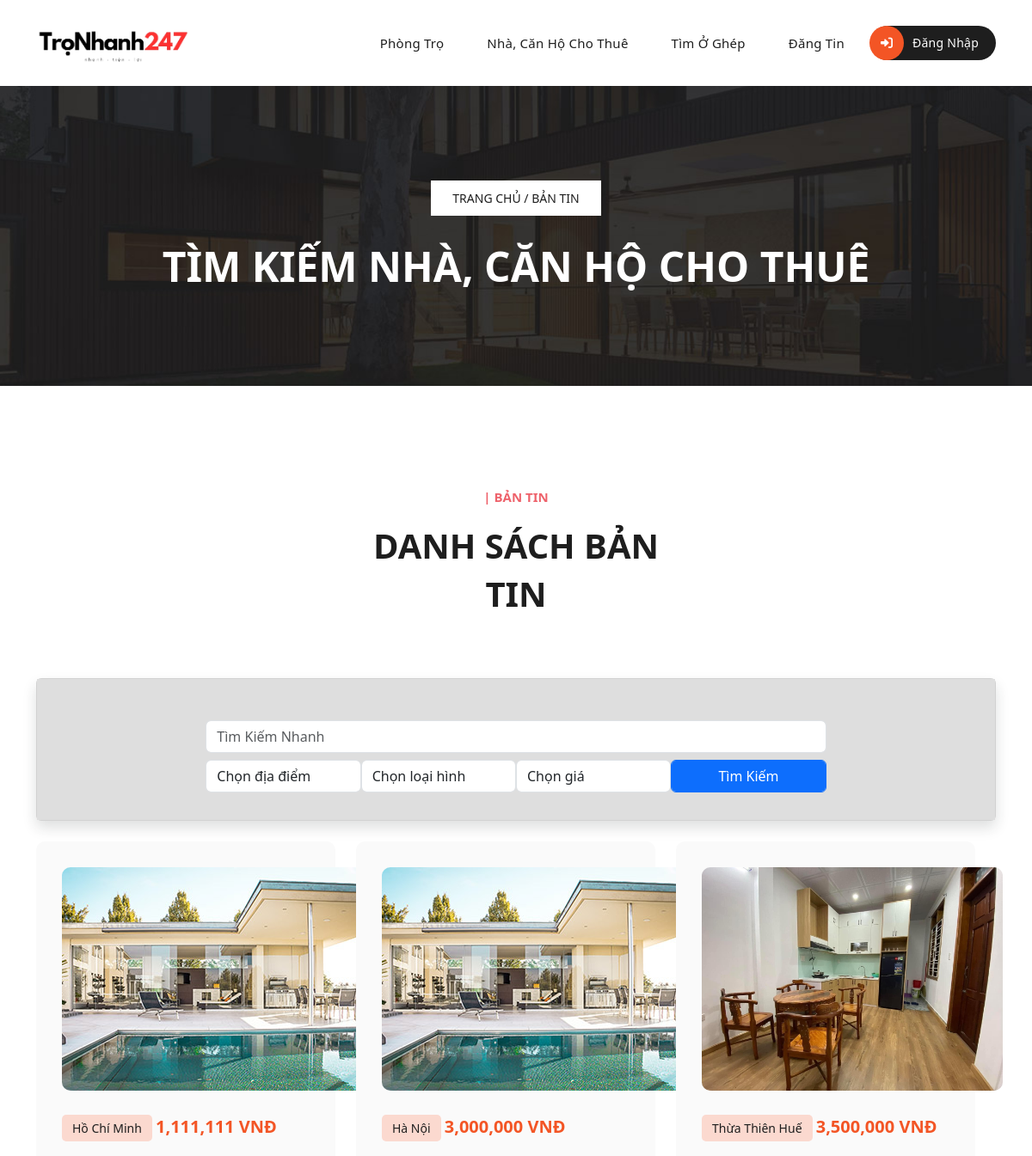
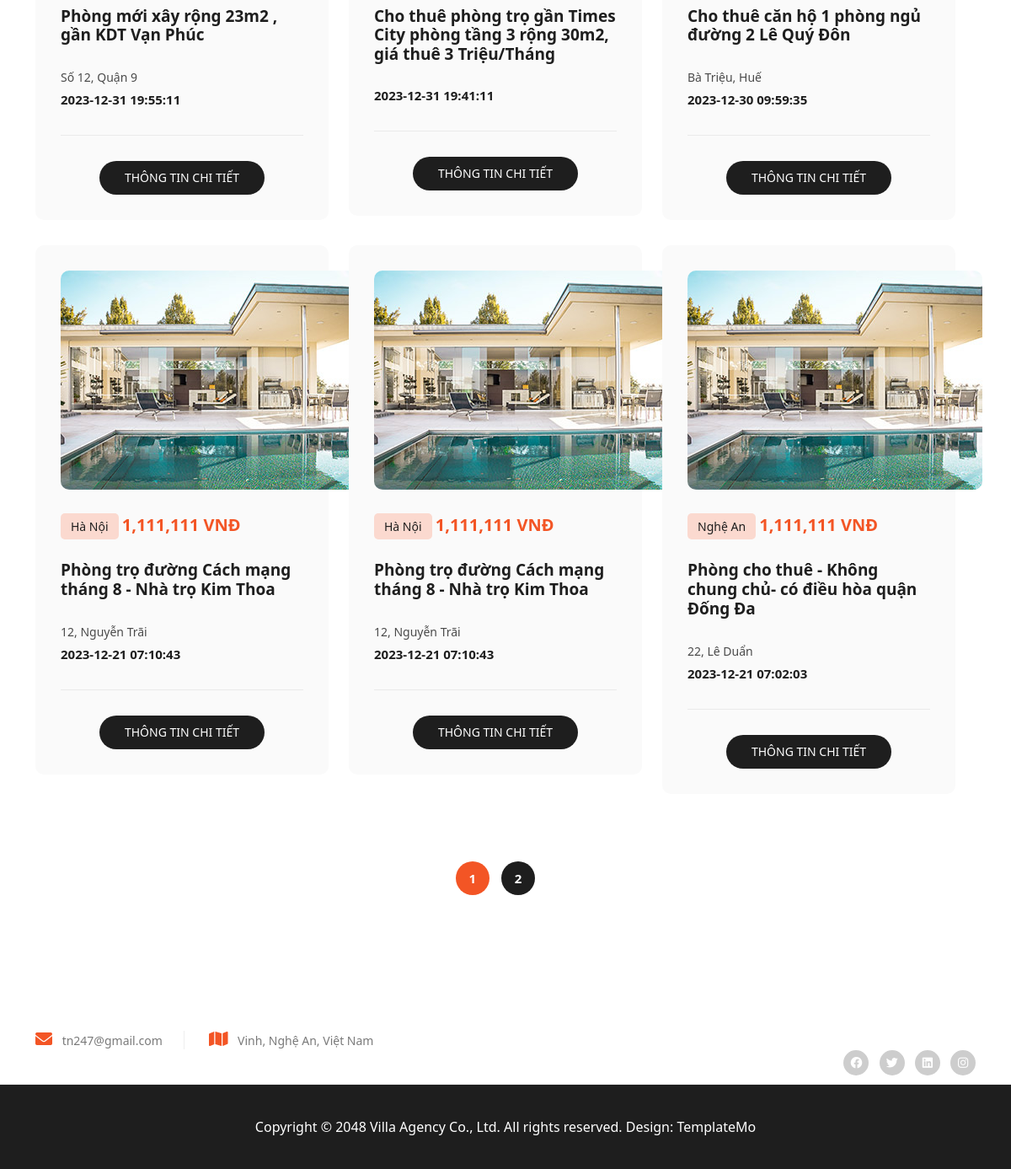
Page /bantin1.php on the committed database (2 pictures, top to bottom).
### tables this page shows
CREATE TABLE `tblmenu` (
  `MenuID` int(10) NOT NULL,
  `MenuName` varchar(100) NOT NULL,
  `Levels` int(20) NOT NULL,
  `IsActive` int(10) NOT NULL,
  `Link` varchar(250) NOT NULL,
  `Position` int(10) NOT NULL
);

CREATE TABLE `tbltindv` (
  `TinID` int(100) NOT NULL,
  `Tk_ID` int(100) NOT NULL,
  `Tin_title` varchar(255) NOT NULL,
  `Tin_chitiet` text NOT NULL,
  `Ltin_ID` int(10) NOT NULL,
  `Tin_hinhthuc` varchar(255) NOT NULL,
  `Tin_diachi` varchar(250) NOT NULL,
  `Tin_diachichitiet` varchar(255) NOT NULL,
  `Tin_gia` varchar(250) NOT NULL,
  `Tin_dientich` int(100) NOT NULL,
  `Tin_phong` int(100) NOT NULL,
  `Tin_toida` int(100) NOT NULL,
  `Tin_phongtrong` int(100) NOT NULL,
  `Tin_tuquan` int(10) NOT NULL,
  `Tin_time` datetime NOT NULL,
  `Tttindv_ID` int(10) NOT NULL,
  `Tin_image1` varchar(255) NOT NULL,
  `Tin_image2` varchar(255) NOT NULL,
  `Tin_image3` varchar(255) NOT NULL,
  `Tin_gtuutien` int(100) NOT NULL,
  `Description` varchar(255) NOT NULL,
  `Tin_svip` int(100) NOT NULL,
  `Tin_trangthai` int(100) NOT NULL
);

### bantin1.php (the view, shortened to what this page needs)
<?php include("header.php");
?>
<div class="page-heading header-text">
    <div class="container">
      <div class="row">
        <div class="col-lg-12">
          <span class="breadcrumb"><a href="#">TRANG CHỦ</a>  /  BẢN TIN</span>
          <h3>TÌM KIẾM NHÀ, CĂN HỘ CHO THUÊ</h3>
        </div>
      </div>
    </div>
  </div>
<div class="properties section">
  <div class="container">
    <div class="row">
      <div class="col-lg-4 offset-lg-4">
        <div class="section-heading text-center">
          <h6>| Bản Tin</h6>
          <h2>DANH SÁCH BẢN TIN</h2>
        </div>
      </div>
      <div class="search-bar">
        <div class="card shadow mb-4">
          <div class="card-body" style="background-color: #dedede;">
            <div class="row">
              <div class="container mt-3">
                <div class="col-md-12 mb-2 mt-3 d-flex justify-content-center">
                  <div class="form-group col-md-8 mb-12 d-flex search-results">
                    <form id="search-form" class="col-md-12 mb-12">
                      <input type="text" class="form-control" name="timkiem" id="timkiem" placeholder="Tìm Kiếm Nhanh">
                    </form>
                  </div>
                </div>
              </div>
              <form method="get" action="">
                <div class="col-md-12 mb-2 d-flex justify-content-center">
                  <div class="col-md-2 mb-2">
                    <select class="form-control" name="Tin_diachi" id="Tin_diachi" required>
                      <option selected disabled value="0">Chọn địa điểm</option>
                    </select>
                  </div>
                  <div class="col-md-2 mb-1">
                    <select class="form-control" name="Tin_hinhthuc" id="Tin_hinhthuc" required>
                      <option selected disabled value="0">Chọn loại hình</option>
                    </select>
                  </div>
                  <div class="col-md-2 mb-2">
                    <select class="form-control" name="Tin_gia" id="Tin_gia" required>
                      <option selected disabled value="0">Chọn giá</i></option>
                    </select>
                  </div>
                  <div class="col-md-2 mb-1">
                    <button type="submit" class="form-control btn btn-primary">Tìm Kiếm</button>
                  </div>
                </div>
              </form>
            </div>
          </div>
        </div>
      </div>
    </div>
    <div class="row">
      <?php
      include_once(__DIR__ . '/model/config.php');
      if ($_SERVER["REQUEST_METHOD"] == "GET") {
        $search_query = "SELECT * FROM tbltindv  Where Tin_trangthai = 1 AND Ltin_ID = 2";
        $item_pre_page = !empty($_GET['per_page'])?($_GET['per_page']):6;
        $current_page = !empty($_GET['page'])?($_GET['page']):1;
        $offset = ($current_page - 1)* $item_pre_page;
        $search_query .=" ORDER BY Tin_time DESC LIMIT $item_pre_page OFFSET $offset";
        $result = mysqli_query($conn, $search_query);
        $dataroms = [];
        $TT = 1;
        while ($row = mysqli_fetch_array($result, MYSQLI_ASSOC)) {
          $dataroms[] = [
            'TT' => $TT,
            'TinID' => $row['TinID'],
            'Tin_title' => $row['Tin_title'],
            'Tin_gia' => $row['Tin_gia'],
            'Tin_phong' => $row['Tin_phong'],
            'Tin_dientich' => $row['Tin_dientich'],
            'Tin_toida' => $row['Tin_toida'],
            'Tin_phongtrong' => $row['Tin_phongtrong'],
            'Tin_diachi' => $row['Tin_diachi'],
            'Tin_diachichitiet' => $row['Tin_diachichitiet'],
            'Tin_tuquan' => $row['Tin_tuquan'],
            'Tin_image1' => $row['Tin_image1'],
            'Tin_time' => $row['Tin_time'],
          ];
          $TT++;
        }
      }
      ?>
      <div class="row">
        <?php foreach ($dataroms as $room) : ?>
          <div class="col-lg-4 col-md-6">
            <div class="item">
              <a href="chitietbantin.php?id=<?php echo $room['TinID']; ?>"><img style="height: 260px; width: 350px;" src="<?php echo $room['Tin_image1']; ?>" alt=""></a>
              <span class="category"><?php echo $room['Tin_diachi']; ?></span>
              <h6><?php echo number_format($room['Tin_gia']); ?> VNĐ</h6>
              <h4><a href="chitietbantin.php?id=<?php echo $room['TinID']; ?>"><?php echo $room['Tin_title']; ?></a></h4>
              <p><?php echo $room['Tin_diachichitiet']; ?></p>
              <ul>
                <li><span><?php echo $room['Tin_time']; ?></span></li>
              </ul>
              <div class="main-button">
                <a href="chitietbantin.php?id=<?php echo $room['TinID']; ?>">THÔNG TIN CHI TIẾT</a>
              </div>
            </div>
          </div>
        <?php endforeach; ?>
      </div>
      <?php include('phantrang.php') ?>
    </div>
  </div>
</div>
<?php include("footer.php");?>

### header.php (shortened to what this page needs)
<!DOCTYPE html>
<html lang="en">
  <head>
    <link href="vendor/bootstrap/css/bootstrap.min.css" rel="stylesheet">
    <link rel="stylesheet" href="assets/css/fontawesome.css">
    <link rel="stylesheet" href="assets/css/templatemo-villa-agency.css">
    <link rel="stylesheet" href="assets/css/owl.css">
    <link rel="stylesheet" href="assets/css/animate.css">
    <link rel="stylesheet"href="https://unpkg.com/swiper@7/swiper-bundle.min.css"/>
  </head>
<body>
  <header class="header-area header-sticky">
    <div class="container">
        <div class="row">
            <div class="col-12">
                <nav class="main-nav">
                    <a href="index.php" class="logo">
                        <img style="height: 100px;" src="assets/images/logo.png" alt="">
                    </a>
                    <ul class="nav">
                    <?php
                        include_once(__DIR__.'/model/config.php');
                        $danhsach = "SELECT MenuName, Link FROM `tblmenu` WHERE IsActive = 1 ORDER BY levels ASC";
                        $result = mysqli_query($conn,$danhsach);
                        $data = [];
                        $TT = 1;
                        while($row = mysqli_fetch_array($result,MYSQLI_ASSOC)){
                          $data[] = array(
                            'TT' => $TT,
                            'MenuName' => $row['MenuName'],
                            'Link' => $row['Link']
                          );
                          $TT++;
                        }
                      ?>
                      <?php foreach ($data as $row) : ?>
                        <li><a href="<?php echo $row['Link'] ?>" class=""><?php echo $row['MenuName']; ?></a></li>
                      <?php endforeach; ?>
                      <?php
                        if(isset($_SESSION['username'])){
                          if($_SESSION['level'] == 2){
                            echo '<li><a href="admin">Admin</a></li>';
                          }
                          echo '<li><a href="profile.php"><i class="fa-solid fa-user"></i> Xin Chào, '.$_SESSION['username'].'</a></li>';
                          echo '<li><a href="model/deletesession.php"><i class="fa-solid fa-right-to-bracket"></i>Đăng Xuất</a></li>';
                        }
                        else{
                          echo '<li><a href="login.php"><i class="fa-solid fa-right-to-bracket"></i>Đăng Nhập</a></li>';
                        }
                      ?>
                  </ul>
                </nav>
            </div>
        </div>
    </div>
  </header>

### rows in the picture
tblmenu: MenuName "Phòng Trọ"
tblmenu: MenuName "Nhà, Căn Hộ Cho Thuê"
tblmenu: MenuName "Tìm Ở Ghép"
tblmenu: MenuName "Đăng Tin"
tbltindv: Tin_diachi "Hồ Chí Minh", Tin_gia "1,111,111", Tin_title "Phòng mới xây rộng 23m2 , gần KDT Vạn Phúc", Tin_diachichitiet "Số 12, Quận 9", Tin_time "2023-12-31 19:55:11"
tbltindv: Tin_diachi "Hà Nội", Tin_gia "3,000,000", Tin_title "Cho thuê phòng trọ gần Times City phòng tầng 3 rộng 30m2, giá thuê 3 Triệu/Tháng", Tin_time "2023-12-31 19:41:11"
tbltindv: shows a picture, Tin_diachi "Thừa Thiên Huế", Tin_gia "3,500,000", Tin_title "Cho thuê căn hộ 1 phòng ngủ đường 2 Lê Quý Đôn", Tin_diachichitiet "Bà Triệu, Huế", Tin_time "2023-12-30 09:59:35"
tbltindv: Tin_diachi "Hà Nội", Tin_gia "1,111,111", Tin_title "Phòng trọ đường Cách mạng tháng 8 - Nhà trọ Kim Thoa", Tin_diachichitiet "12, Nguyễn Trãi", Tin_time "2023-12-21 07:10:43"
tbltindv: Tin_diachi "Nghệ An", Tin_gia "1,111,111", Tin_title "Phòng cho thuê - Không chung chủ- có điều hòa quận Đống Đa", Tin_diachichitiet "22, Lê Duẩn", Tin_time "2023-12-21 07:02:03"

### other values in the picture
$room['Tin_diachi'] "Hà Nội"
$room['Tin_gia'] "1,111,111"
$room['Tin_title'] "Phòng trọ đường Cách mạng tháng 8 - Nhà trọ Kim Thoa"
$room['Tin_diachichitiet'] "12, Nguyễn Trãi"
$room['Tin_time'] "2023-12-21 07:10:43"
